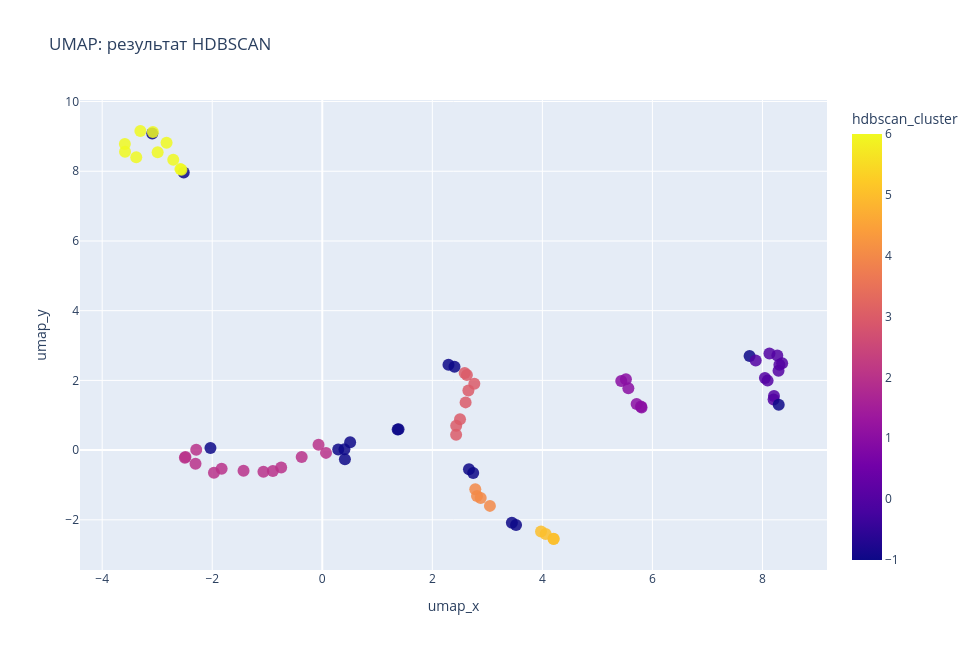

This figure's notebook cell:
### Code cell
plot_interactive_projection(
    data=df,
    x_col="umap_x",
    y_col="umap_y",
    label_col="hdbscan_cluster",
    title="UMAP: результат HDBSCAN"
)

### Figure 1 — Plotly figure (JSON) as saved in the notebook; plotly's stock layout.template omitted (floating-point values rounded to 4 significant figures; data arrays with more than 128 entries replaced by an {"elided": "..."} marker saying what was removed)
{"data": [{"customdata": {"elided": "72x5 mixed values"}, "hovertemplate": "umap_x=%{x}<br>umap_y=%{y}<br>true_topic=%{customdata[0]}<br>text=%{customdata[1]}<br>kmeans_cluster=%{customdata[2]}<br>dbscan_cluster=%{customdata[3]}<br>hdbscan_cluster=%{marker.color}<extra></extra>", "legendgroup": "", "marker": {"color": [2, 1, -1, 2, 6, 0, 2, -1, 5, 0, 3, 6, 2, -1, -1, 3, 0, 0, 6, 2, 0, 5, 6, 4, -1, 2, 0, -1, -1, 4, -1, 3, 0, 6, 3, -1, -1, 2, 3, 4, 2, 0, 2, 3, -1, -1, 1, -1, 6, 4, 6, 0, 6, -1, 1, 2, 6, 1, 2, -1, 6, -1, 1, 2, -1, 5, 2, 3, 3, 1, 5, 0], "coloraxis": "coloraxis", "opacity": 0.85, "size": 12, "symbol": "circle"}, "mode": "markers", "name": "", "orientation": "v", "showlegend": false, "type": "scatter", "x": [-0.374, 5.519, 1.37, -2.304, -3.588, 8.209, -1.969, -2.518, 4.202, 8.045, 2.433, -3.585, -0.747, 2.743, -2.033, 2.629, 8.308, 8.292, -2.83, 0.06804, 8.358, 3.975, -2.992, 2.812, 0.4025, -2.487, 8.27, 2.666, -3.09, 3.047, 1.386, 2.764, 8.094, -3.381, 2.503, 2.294, 0.4113, -2.291, 2.588, 2.781, -1.431, 8.202, -1.069, 2.434, 0.5063, 7.766, 5.434, 2.403, -3.079, 2.879, -2.579, 7.878, -2.709, 0.2893, 5.803, -2.497, -3.306, 5.792, -0.06807, 3.522, -2.56, 3.446, 5.563, -1.829, 8.296, 4.06, -0.898, 2.655, 2.605, 5.713, 4.206, 8.128], "xaxis": "x", "y": [-0.2002, 2.036, 0.5937, -0.3937, 8.781, 1.554, -0.6511, 7.965, -2.546, 2.07, 0.4388, 8.558, -0.5019, -0.6541, 0.05867, 2.158, 2.448, 2.274, 8.815, -0.07933, 2.489, -2.335, 8.545, -1.313, 0.02146, -0.1961, 2.716, -0.5513, 9.081, -1.6, 0.5973, 1.901, 1.994, 8.404, 0.8862, 2.449, -0.2614, 0.0136, 2.215, -1.124, -0.5951, 1.451, -0.62, 0.6988, 0.2236, 2.702, 1.986, 2.394, 9.128, -1.373, 8.061, 2.572, 8.33, 0.021, 1.221, -0.2222, 9.155, 1.249, 0.1515, -2.151, 8.04, -2.083, 1.773, -0.5323, 1.303, -2.409, -0.5988, 1.711, 1.37, 1.324, -2.55, 2.772], "yaxis": "y"}], "layout": {"coloraxis": {"colorbar": {"title": {"text": "hdbscan_cluster"}}, "colorscale": [[0, "#0d0887"], [0.1111, "#46039f"], [0.2222, "#7201a8"], [0.3333, "#9c179e"], [0.4444, "#bd3786"], [0.5556, "#d8576b"], [0.6667, "#ed7953"], [0.7778, "#fb9f3a"], [0.8889, "#fdca26"], [1, "#f0f921"]]}, "height": 650, "legend": {"tracegroupgap": 0}, "title": {"text": "UMAP: результат HDBSCAN"}, "width": 980, "xaxis": {"anchor": "y", "domain": [0, 1], "title": {"text": "umap_x"}}, "yaxis": {"anchor": "x", "domain": [0, 1], "title": {"text": "umap_y"}}}}
